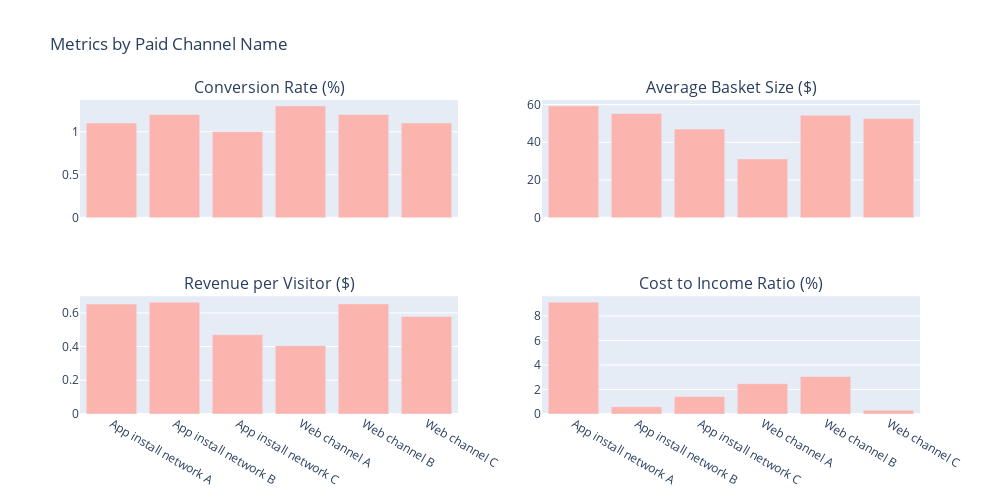

Notebook cell for this chart:
### Code cell
fig1 = px.bar(week42_paid, y='Conversion_Rate', x='Channel name',
                 color_discrete_sequence=px.colors.qualitative.Pastel1)


fig2 = px.bar(week42_paid, y='Avg_Basket_Size', x='Channel name',
             labels={'Conversion_Rate':'Conversion Rate (%)'},
                 color_discrete_sequence=px.colors.qualitative.Pastel1)


fig3 = px.bar(week42_paid, y='Revenue_per_Visitor', x='Channel name',
             labels={'Conversion_Rate':'Conversion Rate (%)'},
                 color_discrete_sequence=px.colors.qualitative.Pastel1)


fig4 = px.bar(week42_paid, y='Cost_To_Income', x='Channel name',
                 color_discrete_sequence=px.colors.qualitative.Pastel1)


fig = make_subplots(rows=2, cols=2, shared_xaxes=True, shared_yaxes=False,
                   subplot_titles=("Conversion Rate (%)", "Average Basket Size ($)", "Revenue per Visitor ($)", 
                                   "Cost to Income Ratio (%)"))
fig.add_trace(fig1['data'][0], row=1, col=1)
fig.add_trace(fig2['data'][0], row=1, col=2)
fig.add_trace(fig3['data'][0], row=2, col=1)
fig.add_trace(fig4['data'][0], row=2, col=2)

fig.update_layout(height=500, width=1000,
                  title_text="Metrics by Paid Channel Name")

fig.show()

### Figure 1 — Plotly figure (JSON) as saved in the notebook; plotly's stock layout.template omitted (floating-point values rounded to 4 significant figures)
{"data": [{"alignmentgroup": "True", "hovertemplate": "Channel name=%{x}<br>Conversion_Rate=%{y}<extra></extra>", "legendgroup": "", "marker": {"color": "rgb(251,180,174)"}, "name": "", "offsetgroup": "", "orientation": "v", "showlegend": false, "textposition": "auto", "type": "bar", "x": ["App install network A", "App install network B", "App install network C", "Web channel A", "Web channel B", "Web channel C"], "xaxis": "x", "y": [1.1, 1.2, 1, 1.3, 1.2, 1.1], "yaxis": "y"}, {"alignmentgroup": "True", "hovertemplate": "Channel name=%{x}<br>Avg_Basket_Size=%{y}<extra></extra>", "legendgroup": "", "marker": {"color": "rgb(251,180,174)"}, "name": "", "offsetgroup": "", "orientation": "v", "showlegend": false, "textposition": "auto", "type": "bar", "x": ["App install network A", "App install network B", "App install network C", "Web channel A", "Web channel B", "Web channel C"], "xaxis": "x2", "y": [59.3, 55.3, 47, 31.2, 54.4, 52.6], "yaxis": "y2"}, {"alignmentgroup": "True", "hovertemplate": "Channel name=%{x}<br>Revenue_per_Visitor=%{y}<extra></extra>", "legendgroup": "", "marker": {"color": "rgb(251,180,174)"}, "name": "", "offsetgroup": "", "orientation": "v", "showlegend": false, "textposition": "auto", "type": "bar", "x": ["App install network A", "App install network B", "App install network C", "Web channel A", "Web channel B", "Web channel C"], "xaxis": "x3", "y": [0.6523, 0.6636, 0.47, 0.4056, 0.6528, 0.5786], "yaxis": "y3"}, {"alignmentgroup": "True", "hovertemplate": "Channel name=%{x}<br>Cost_To_Income=%{y}<extra></extra>", "legendgroup": "", "marker": {"color": "rgb(251,180,174)"}, "name": "", "offsetgroup": "", "orientation": "v", "showlegend": false, "textposition": "auto", "type": "bar", "x": ["App install network A", "App install network B", "App install network C", "Web channel A", "Web channel B", "Web channel C"], "xaxis": "x4", "y": [9.131, 0.5882, 1.423, 2.472, 3.064, 0.3042], "yaxis": "y4"}], "layout": {"annotations": [{"font": {"size": 16}, "showarrow": false, "text": "Conversion Rate (%)", "x": 0.225, "xanchor": "center", "xref": "paper", "y": 1, "yanchor": "bottom", "yref": "paper"}, {"font": {"size": 16}, "showarrow": false, "text": "Average Basket Size ($)", "x": 0.775, "xanchor": "center", "xref": "paper", "y": 1, "yanchor": "bottom", "yref": "paper"}, {"font": {"size": 16}, "showarrow": false, "text": "Revenue per Visitor ($)", "x": 0.225, "xanchor": "center", "xref": "paper", "y": 0.375, "yanchor": "bottom", "yref": "paper"}, {"font": {"size": 16}, "showarrow": false, "text": "Cost to Income Ratio (%)", "x": 0.775, "xanchor": "center", "xref": "paper", "y": 0.375, "yanchor": "bottom", "yref": "paper"}], "height": 500, "title": {"text": "Metrics by Paid Channel Name"}, "width": 1000, "xaxis": {"anchor": "y", "domain": [0, 0.45], "matches": "x3", "showticklabels": false}, "xaxis2": {"anchor": "y2", "domain": [0.55, 1], "matches": "x4", "showticklabels": false}, "xaxis3": {"anchor": "y3", "domain": [0, 0.45]}, "xaxis4": {"anchor": "y4", "domain": [0.55, 1]}, "yaxis": {"anchor": "x", "domain": [0.625, 1]}, "yaxis2": {"anchor": "x2", "domain": [0.625, 1]}, "yaxis3": {"anchor": "x3", "domain": [0, 0.375]}, "yaxis4": {"anchor": "x4", "domain": [0, 0.375]}}}
